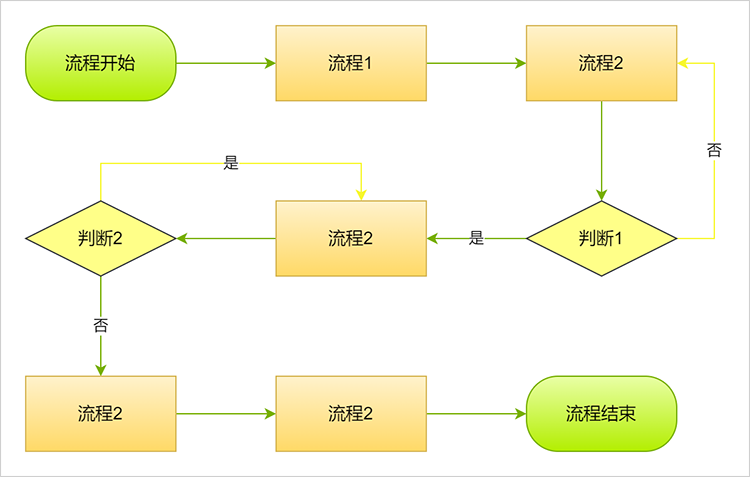
#> input picture vl/b.png, 750 x 477 px, found by its file name
$ python flowchart_1.py
#> lines starting #> are read from the running program, lines starting #| are printed output that depends on the picture; after the words box and inside, x2 and y2 are one past the last pixel; in counts of white or black regions, pixels touching at a corner belong together
#> in extract_shapes_and_text, image is the input picture: shape (477, 750, 3); mean B, G, R 220.4, 246.8, 248.2
import cv2
import pytesseract
import numpy as np

# 设置tesseract的路径
pytesseract.pytesseract.tesseract_cmd = r'D:\tools\Tesseract-OCR\tesseract.exe'

# [43 lines left out: function detect_shape, not called in this run]

def preprocess_image(image):
    # 转换为灰度图像
    gray = cv2.cvtColor(image, cv2.COLOR_BGR2GRAY)
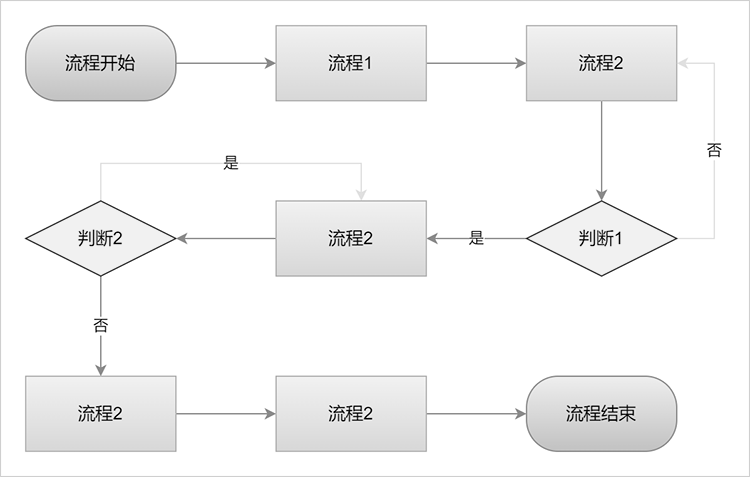
#> gray: shape (477, 750); min 0, max 255, mean 244.2
    # 高斯模糊去噪
    blurred = cv2.GaussianBlur(gray, (5, 5), 0)
    # 二值化
    _, thresh = cv2.threshold(blurred, 0, 255, cv2.THRESH_BINARY_INV + cv2.THRESH_OTSU)
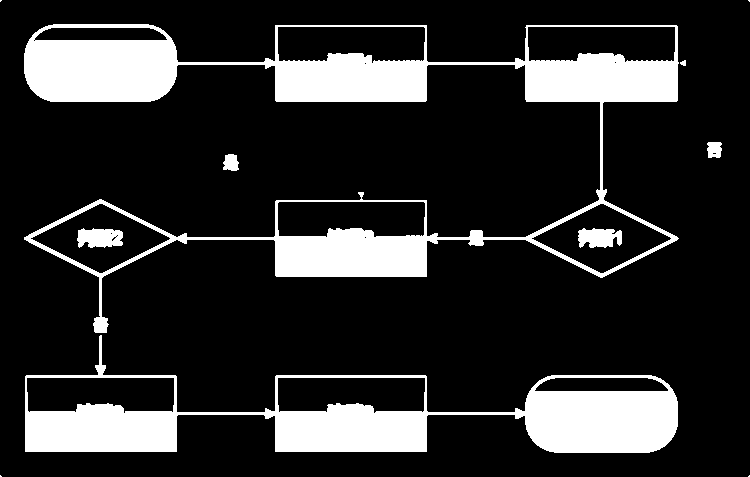
#> thresh: shape (477, 750); 17.5% white; 11 white regions (4 under 20 px), largest, box (x1, y1, x2, y2) and area: (24, 24, 679, 333) 35997, (25, 335, 678, 453) 24684, (77, 228, 123, 248) 737
    return thresh

def extract_shapes_and_text(image_path):
    # 读取图像
    image = cv2.imread(image_path)
    preprocessed_image = preprocess_image(image)

    # 应用边缘检测
    edges = cv2.Canny(preprocessed_image, 50, 150)
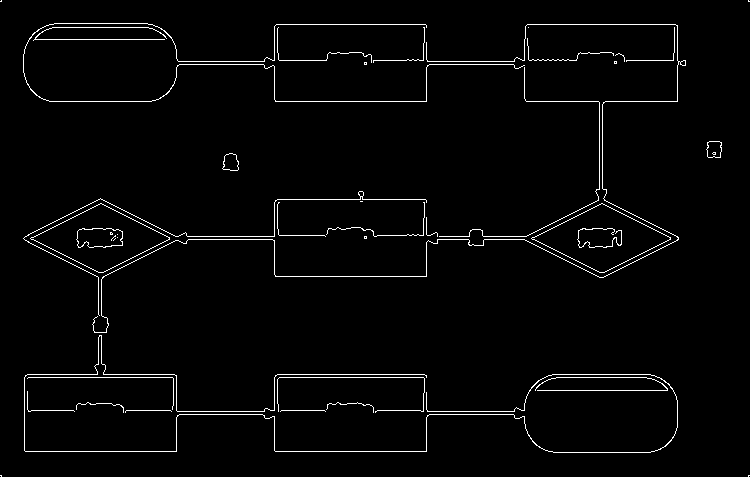
#> edges: shape (477, 750); 2.3% white in thin lines or dots

    # 寻找轮廓
    contours, hierarchy = cv2.findContours(edges, cv2.RETR_TREE, cv2.CHAIN_APPROX_SIMPLE)
#> contours = 55 contours, 40 with area under 20; largest, box (x1, y1, x2, y2) and area: (531, 203, 671, 273) 4899, (30, 203, 170, 273) 4899, (531, 203, 671, 273) 4898, (30, 203, 170, 273) 4898, (76, 228, 123, 248) 753

    shapes_and_text = []

    for i, contour in enumerate(contours):
        # 获取轮廓的边界框
        x, y, w, h = cv2.boundingRect(contour)
        shape_roi = image[y:y+h, x:x+w]

        # 配置Pytesseract参数以提高识别准确性
        custom_config = r'--oem 3 --psm 6'

        # 识别形状中的文字（支持中英文和数字）
        text = pytesseract.image_to_string(shape_roi, lang='eng+chi_sim+num', config=custom_config)

        # 去除多余的空白字符
        text = text.strip()

        # 识别形状类型
        shape_type = detect_shape(contour)

        # 检查是否是嵌套形状
        parent_idx = hierarchy[0][i][3]
        if parent_idx == -1:
            parent_shape = None
        else:
            parent_shape = shapes_and_text[parent_idx]['shape_type']

        shapes_and_text.append({
            'shape': (x, y, w, h),
            'shape_type': shape_type,
            'text': text,
            'parent_shape': parent_shape
        })

        # 绘制轮廓、文字边界框和形状类型
        cv2.rectangle(image, (x, y), (x+w, y+h), (0, 255, 0), 2)
        cv2.putText(image, text, (x, y-10), cv2.FONT_HERSHEY_SIMPLEX, 0.5, (0, 255, 0), 2)
        cv2.putText(image, shape_type, (x, y+h+20), cv2.FONT_HERSHEY_SIMPLEX, 0.5, (0, 0, 255), 2)
#> this loop made 1 pass
#> (contour, x, y, w, h, custom_config) on pass 1: ([[748, 475], [748, 476], [749, 475]], 748, 475, 2, 2, '--oem 3 --psm 6')
#> after the loop, shapes_and_text = []

    # 结果保存到文件
    cv2.imwrite('output_shapes_and_text.png', image)

    # 显示结果
    cv2.imshow('Shapes and Text', image)
    cv2.waitKey(0)
    cv2.destroyAllWindows()

    return shapes_and_text

# 测试程序
image_path = 'D:\\workspaces\\python_projects\\ai_demo\\vl\\b.png'
#> (the run stopped early here; a loop or call above may not have finished)

$ run again, with vl/d.png copied over vl/b.png
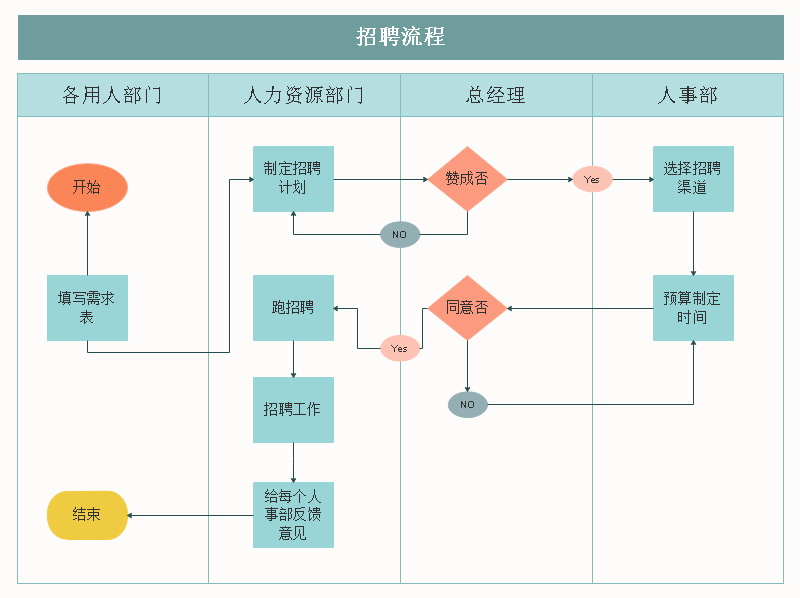
#> input picture vl/d.png, 800 x 598 px, found by its file name
#> in extract_shapes_and_text, image is the input picture: shape (598, 800, 3); mean B, G, R 231.9, 234.7, 227.3
#> in preprocess_image, `_, thresh = cv2.threshold(blurred, 0, 255, cv2.THRESH_BINARY_INV + cv2..`:
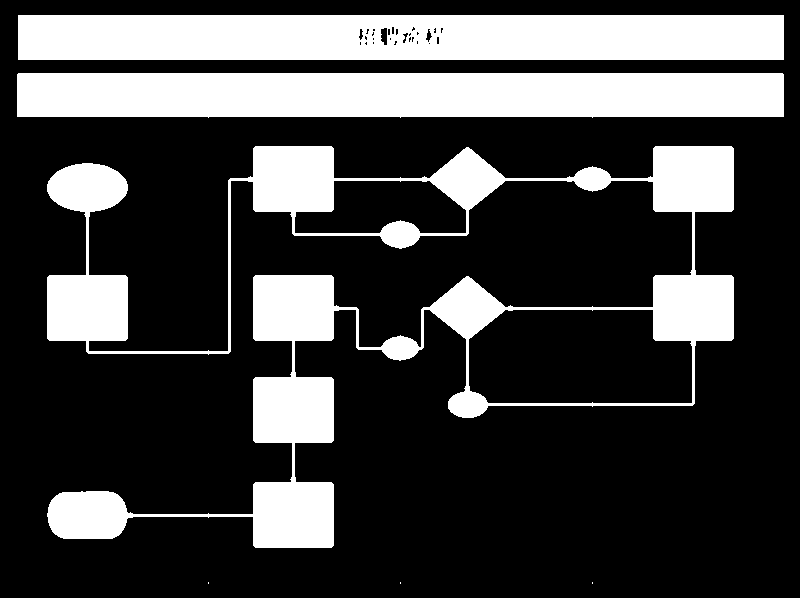
#> thresh: shape (598, 800); 26.2% white; 6 white regions (3 under 20 px), largest, box (x1, y1, x2, y2) and area: (47, 146, 734, 548) 57362, (18, 15, 784, 60) 34154, (17, 73, 784, 118) 33749
#> in extract_shapes_and_text, `edges = cv2.Canny(preprocessed_image, 50, 150)`:
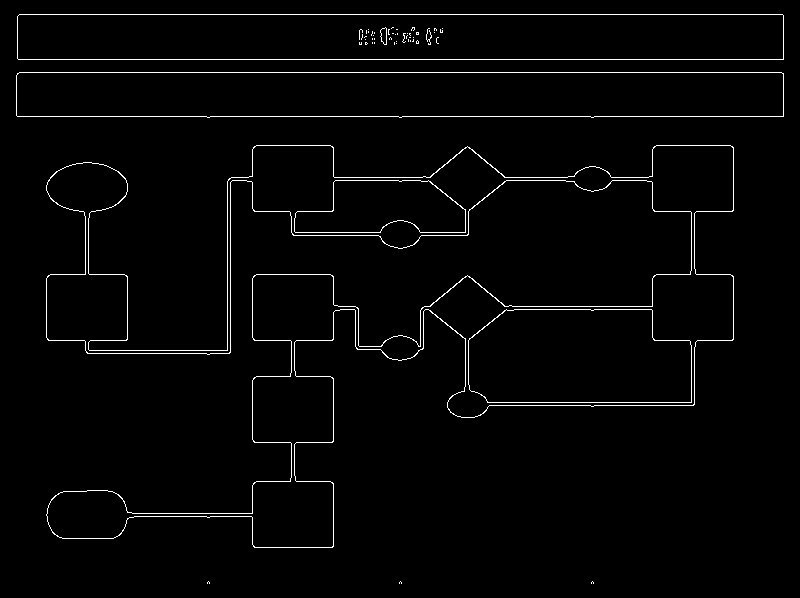
#> edges: shape (598, 800); 2.1% white in thin lines or dots
#> contours = 62 contours, 50 with area under 20; largest, box (x1, y1, x2, y2) and area: (46, 145, 734, 548) 83026, (46, 145, 734, 548) 82732, (17, 14, 784, 60) 34467, (17, 14, 784, 60) 34466, (16, 72, 784, 118) 33751
#> the loop in extract_shapes_and_text, `for i, contour in enumerate(contours):` made 1 pass
#> (x, y, w, h, custom_config) on pass 1: (591, 581, 3, 3, '--oem 3 --psm 6')
#> after the loop in extract_shapes_and_text, `for i, contour in enumerate(contours):`: shapes_and_text = []
